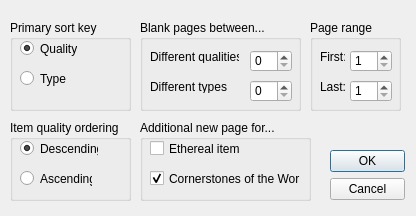
<?xml version="1.0" encoding="UTF-8"?>
<ui version="4.0">
 <class>StashSortingOptionsDialog</class>
 <widget class="QDialog" name="StashSortingOptionsDialog">
  <property name="geometry">
   <rect>
    <x>0</x>
    <y>0</y>
    <width>416</width>
    <height>216</height>
   </rect>
  </property>
  <property name="windowTitle">
   <string>Sort options</string>
  </property>
  <widget class="QDialogButtonBox" name="buttonBox">
   <property name="geometry">
    <rect>
     <x>330</x>
     <y>150</y>
     <width>75</width>
     <height>52</height>
    </rect>
   </property>
   <property name="orientation">
    <enum>Qt::Vertical</enum>
   </property>
   <property name="standardButtons">
    <set>QDialogButtonBox::Cancel|QDialogButtonBox::Ok</set>
   </property>
  </widget>
  <widget class="QGroupBox" name="primarySortKeyGroupBox">
   <property name="geometry">
    <rect>
     <x>10</x>
     <y>20</y>
     <width>121</width>
     <height>91</height>
    </rect>
   </property>
   <property name="toolTip">
    <string>Nonselected option automatically becomes secondary sort key</string>
   </property>
   <property name="title">
    <string>Primary sort key</string>
   </property>
   <widget class="QRadioButton" name="typeRadioButton">
    <property name="geometry">
     <rect>
      <x>10</x>
      <y>50</y>
      <width>46</width>
      <height>17</height>
     </rect>
    </property>
    <property name="toolTip">
     <string>Item types are ordered just like in the documentation</string>
    </property>
    <property name="text">
     <string>Type</string>
    </property>
    <attribute name="buttonGroup">
     <string notr="true">buttonGroup</string>
    </attribute>
   </widget>
   <widget class="QRadioButton" name="qualityRadioButton">
    <property name="geometry">
     <rect>
      <x>10</x>
      <y>20</y>
      <width>57</width>
      <height>17</height>
     </rect>
    </property>
    <property name="text">
     <string>Quality</string>
    </property>
    <property name="checked">
     <bool>true</bool>
    </property>
    <attribute name="buttonGroup">
     <string notr="true">buttonGroup</string>
    </attribute>
   </widget>
  </widget>
  <widget class="QGroupBox" name="itemQualityOrderingGroupBox">
   <property name="geometry">
    <rect>
     <x>10</x>
     <y>120</y>
     <width>121</width>
     <height>81</height>
    </rect>
   </property>
   <property name="title">
    <string>Item quality ordering</string>
   </property>
   <widget class="QRadioButton" name="ascQualityRadioButton">
    <property name="geometry">
     <rect>
      <x>10</x>
      <y>50</y>
      <width>72</width>
      <height>17</height>
     </rect>
    </property>
    <property name="text">
     <string>Ascending</string>
    </property>
    <attribute name="buttonGroup">
     <string notr="true">buttonGroup_2</string>
    </attribute>
   </widget>
   <widget class="QRadioButton" name="descQualityRadioButton">
    <property name="geometry">
     <rect>
      <x>10</x>
      <y>20</y>
      <width>78</width>
      <height>17</height>
     </rect>
    </property>
    <property name="text">
     <string>Descending</string>
    </property>
    <property name="checked">
     <bool>true</bool>
    </property>
    <attribute name="buttonGroup">
     <string notr="true">buttonGroup_2</string>
    </attribute>
   </widget>
  </widget>
  <widget class="QGroupBox" name="pageRangeGroupBox">
   <property name="geometry">
    <rect>
     <x>310</x>
     <y>20</y>
     <width>91</width>
     <height>91</height>
    </rect>
   </property>
   <property name="title">
    <string>Page range</string>
   </property>
   <widget class="QSpinBox" name="firstPageSpinBox">
    <property name="geometry">
     <rect>
      <x>40</x>
      <y>30</y>
      <width>42</width>
      <height>22</height>
     </rect>
    </property>
    <property name="minimum">
     <number>1</number>
    </property>
   </widget>
   <widget class="QLabel" name="firstPageLabel">
    <property name="geometry">
     <rect>
      <x>10</x>
      <y>30</y>
      <width>25</width>
      <height>13</height>
     </rect>
    </property>
    <property name="text">
     <string>First:</string>
    </property>
    <property name="buddy">
     <cstring>firstPageSpinBox</cstring>
    </property>
   </widget>
   <widget class="QSpinBox" name="lastPageSpinBox">
    <property name="geometry">
     <rect>
      <x>40</x>
      <y>60</y>
      <width>42</width>
      <height>22</height>
     </rect>
    </property>
    <property name="minimum">
     <number>1</number>
    </property>
   </widget>
   <widget class="QLabel" name="lastPageLabel">
    <property name="geometry">
     <rect>
      <x>10</x>
      <y>60</y>
      <width>51</width>
      <height>13</height>
     </rect>
    </property>
    <property name="text">
     <string>Last:</string>
    </property>
    <property name="buddy">
     <cstring>lastPageSpinBox</cstring>
    </property>
   </widget>
  </widget>
  <widget class="QGroupBox" name="additionalNewPageGroupBox">
   <property name="geometry">
    <rect>
     <x>140</x>
     <y>120</y>
     <width>171</width>
     <height>81</height>
    </rect>
   </property>
   <property name="title">
    <string>Additional new page for...</string>
   </property>
   <widget class="QCheckBox" name="separateEthCheckBox">
    <property name="geometry">
     <rect>
      <x>10</x>
      <y>20</y>
      <width>91</width>
      <height>17</height>
     </rect>
    </property>
    <property name="text">
     <string>Ethereal items</string>
    </property>
   </widget>
   <widget class="QCheckBox" name="separateCotwCheckBox">
    <property name="geometry">
     <rect>
      <x>10</x>
      <y>50</y>
      <width>151</width>
      <height>17</height>
     </rect>
    </property>
    <property name="text">
     <string>Cornerstones of the World</string>
    </property>
    <property name="checked">
     <bool>true</bool>
    </property>
   </widget>
  </widget>
  <widget class="QGroupBox" name="blankPagesGroupBox">
   <property name="geometry">
    <rect>
     <x>140</x>
     <y>20</y>
     <width>161</width>
     <height>91</height>
    </rect>
   </property>
   <property name="title">
    <string>Blank pages between...</string>
   </property>
   <widget class="QLabel" name="diffQualitiesLabel">
    <property name="geometry">
     <rect>
      <x>10</x>
      <y>30</y>
      <width>89</width>
      <height>13</height>
     </rect>
    </property>
    <property name="text">
     <string>Different qualities:</string>
    </property>
   </widget>
   <widget class="QLabel" name="diffTypesLabel">
    <property name="geometry">
     <rect>
      <x>10</x>
      <y>60</y>
      <width>77</width>
      <height>13</height>
     </rect>
    </property>
    <property name="text">
     <string>Different types:</string>
    </property>
   </widget>
   <widget class="QSpinBox" name="diffQualitiesSpinBox">
    <property name="geometry">
     <rect>
      <x>110</x>
      <y>30</y>
      <width>42</width>
      <height>22</height>
     </rect>
    </property>
   </widget>
   <widget class="QSpinBox" name="diffTypesSpinBox">
    <property name="geometry">
     <rect>
      <x>110</x>
      <y>60</y>
      <width>42</width>
      <height>22</height>
     </rect>
    </property>
   </widget>
  </widget>
 </widget>
 <tabstops>
  <tabstop>typeRadioButton</tabstop>
  <tabstop>qualityRadioButton</tabstop>
  <tabstop>ascQualityRadioButton</tabstop>
  <tabstop>descQualityRadioButton</tabstop>
  <tabstop>firstPageSpinBox</tabstop>
  <tabstop>lastPageSpinBox</tabstop>
  <tabstop>separateEthCheckBox</tabstop>
  <tabstop>separateCotwCheckBox</tabstop>
  <tabstop>buttonBox</tabstop>
 </tabstops>
 <resources/>
 <connections>
  <connection>
   <sender>buttonBox</sender>
   <signal>accepted()</signal>
   <receiver>StashSortingOptionsDialog</receiver>
   <slot>accept()</slot>
   <hints>
    <hint type="sourcelabel">
     <x>248</x>
     <y>254</y>
    </hint>
    <hint type="destinationlabel">
     <x>157</x>
     <y>274</y>
    </hint>
   </hints>
  </connection>
  <connection>
   <sender>buttonBox</sender>
   <signal>rejected()</signal>
   <receiver>StashSortingOptionsDialog</receiver>
   <slot>reject()</slot>
   <hints>
    <hint type="sourcelabel">
     <x>316</x>
     <y>260</y>
    </hint>
    <hint type="destinationlabel">
     <x>286</x>
     <y>274</y>
    </hint>
   </hints>
  </connection>
 </connections>
 <buttongroups>
  <buttongroup name="buttonGroup_2"/>
  <buttongroup name="buttonGroup"/>
 </buttongroups>
</ui>
